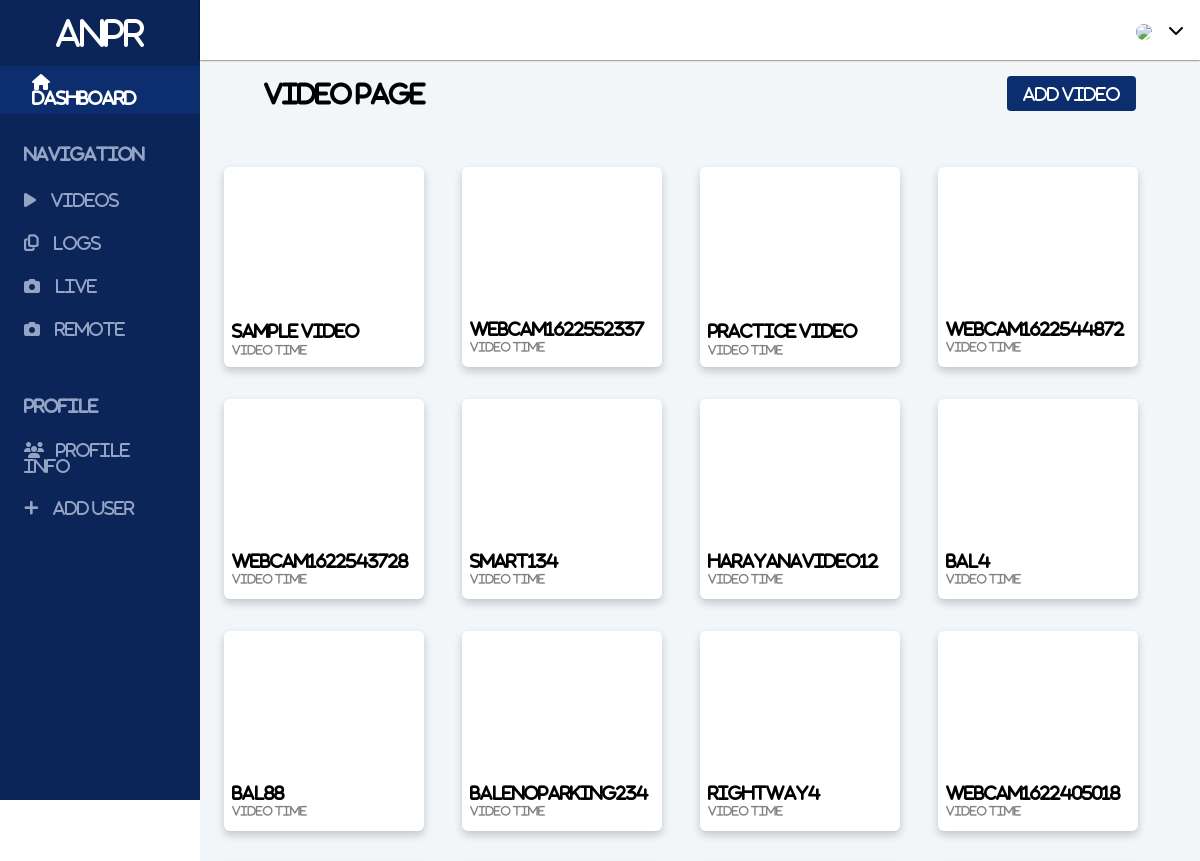
Before: /videolist/ (upper part) with the older database file.
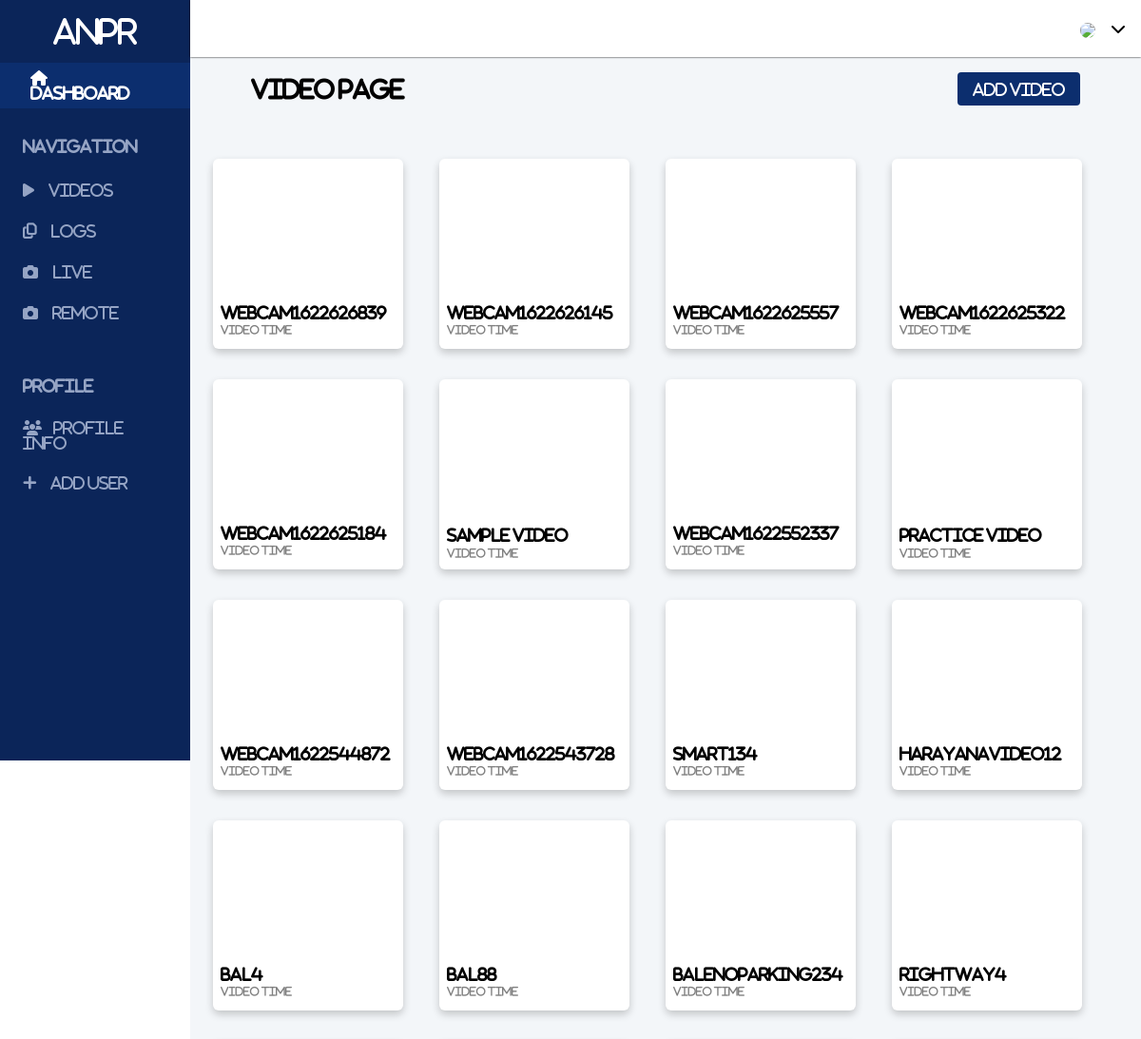
After: the same page with the newer database file.
### app/models.py (models this page shows)
class DetectionVideo(models.Model):
    user = models.ForeignKey(User, default=None, on_delete=models.CASCADE)
    title = models.CharField(max_length=100, default="default")
    path = models.CharField(max_length=1000, default=title)
    video = models.FileField(upload_to='', blank=True, null=True)
    class Meta:
        verbose_name = 'video'
        verbose_name_plural = 'videos'
    def __str__(self):
        return self.title

### app/views.py (the view)
# urls.py: path('videolist/', views.videolist, name="videolist"),
def videolist(request):
    videos = DetectionVideo.objects.all()[::-1]
    context = {"videos": videos}
    return render(request, 'videolist.html', context)

### templates/videolist.html
{% extends 'base.html' %} {% load static %}
{% block header %}
<link rel="stylesheet" href="{% static 'videolist.css' %}" />
{% endblock header %}
{% block body %}
<div class="content">
  <div class="changes_bar">
    <h2>Video Page</h2>
    <a href="{% url 'uploadvideo' %}">Add Video</a>
  </div>
  <div class="videolist__grid">
    {% for vid in videos %}
    <a href="{% url 'video_detection' vid %}">
      <div class="box">
        <div class="video">
          <video src="../videos/{{vid.path}}"></video>
        </div>
        <div class="box__info">
          <p class="box__title">{{vid}}</p>
          <p class="box__time">Video Time</p>
        </div>
      </div>
    </a>
    {% endfor %}
  </div>
</div>
{% endblock body %}

Changed rows visible on the page:
no longer on this page (row unchanged): DetectionVideo: title "webcam1622405018"
added DetectionVideo: title "webcam1622626839"
added DetectionVideo: title "webcam1622626145"
added DetectionVideo: title "webcam1622625557"
added DetectionVideo: title "webcam1622625322"
added DetectionVideo: title "webcam1622625184"
